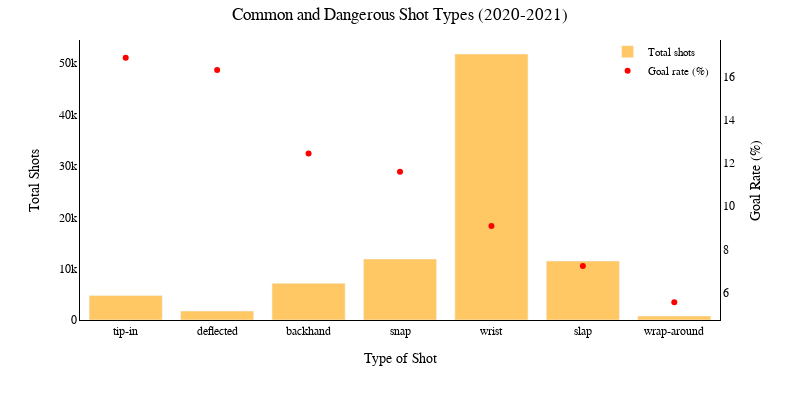

Notebook source saved alongside this figure:
### Markdown cell above
### First Figure_choice

### Code cell
order = ratios.sort_values(ascending=False).index

ratios_sorted = ratios.loc[order]
sums_shots_sorted = sums_shots.loc[order]

fig = go.Figure()

# Bar: total shots
fig.add_trace(go.Bar(
    x=sums_shots_sorted.index.astype(str),
    y=sums_shots_sorted.values,
    name="Total shots",
    marker_color="orange",
    opacity=0.6,
    yaxis="y1"
))

# Line: ratio (%) of goals, second axis
fig.add_trace(go.Scatter(
    x=ratios_sorted.index.astype(str),
    y=ratios_sorted.values,
    name="Goal rate (%)",
    mode="markers",
    marker=dict(color="red"),
    yaxis="y2"
))

# Layout with dual y-axes

family_titles="Times New Roman"
fig.update_layout(
    plot_bgcolor="white",
    paper_bgcolor="white",
    title=dict(
    text="Common and Dangerous Shot Types (2020-2021)",
    font=dict(size=17, family=family_titles, color="black"),  # title font
    x=0.5,
    pad=dict(t=1)

    ),
    xaxis=dict(
        title=dict(
            text="Type of Shot",
            font=dict(size=14, family=family_titles, color="black")
        ),
        tickfont=dict(size=12, family=family_titles, color="black"),
        showgrid=False,
        zeroline=False,      
        showline=True,       
        linecolor="black",   
        linewidth=1        
    ),
    yaxis=dict(
        title=dict(
            text="Total Shots",
            font=dict(size=14, family=family_titles, color="black")
        ),
        tickfont=dict(size=12, family=family_titles, color="black"),
        showgrid=False,
        zeroline=False,      
        showline=True,       
        linecolor="black",   
        linewidth=1        
    ),
    yaxis2=dict(
        title=dict(
            text="Goal Rate (%)",
            font=dict(size=14, family=family_titles, color="black")
        ),
        tickfont=dict(size=12, family=family_titles, color="black"),
        overlaying="y",
        side="right",
        showgrid=False,
        zeroline=False,      
        showline=True,       
        linecolor="black",   
        linewidth=1        
    ),
    legend=dict(
        x=0.99, y=1.01,              
        xanchor="right", yanchor="top",
        font=dict(size=11, family=family_titles, color="black"),
        bgcolor="rgba(255,255,255,0.5)"  # optional background
    ),
    barmode="group",
    margin=dict(t=40)
    )

#fig.add_annotation(
#    text=caption,
#    xref="paper", yref="paper",
#    x=1.1, y=-0.4,
#    showarrow=False,
#    font=dict(size=12, family=family_titles, color="black"),
#    align="left"
#)
fig.update_layout(width=800, height=400)
fig.write_image(OUT_PATH_VIS+"Shot_Types_2020_2021.svg")   # SVG
fig.write_image(OUT_PATH_VIS+"Shot_Types_2020_2021.png", scale=5)
fig.show()

### Figure 1 — Plotly figure (JSON) as saved in the notebook; plotly's stock layout.template omitted (floating-point values rounded to 4 significant figures)
{"data": [{"marker": {"color": "orange"}, "name": "Total shots", "opacity": 0.6, "type": "bar", "x": ["tip-in", "deflected", "backhand", "snap", "wrist", "slap", "wrap-around"], "y": [4756, 1739, 7149, 11875, 51806, 11481, 776], "yaxis": "y"}, {"marker": {"color": "red"}, "mode": "markers", "name": "Goal rate (%)", "type": "scatter", "x": ["tip-in", "deflected", "backhand", "snap", "wrist", "slap", "wrap-around"], "y": [16.9, 16.33, 12.45, 11.6, 9.08, 7.23, 5.54], "yaxis": "y2"}], "layout": {"barmode": "group", "height": 400, "legend": {"bgcolor": "rgba(255,255,255,0.5)", "font": {"color": "black", "family": "Times New Roman", "size": 11}, "x": 0.99, "xanchor": "right", "y": 1.01, "yanchor": "top"}, "margin": {"t": 40}, "paper_bgcolor": "white", "plot_bgcolor": "white", "title": {"font": {"color": "black", "family": "Times New Roman", "size": 17}, "pad": {"t": 1}, "text": "Common and Dangerous Shot Types (2020-2021)", "x": 0.5}, "width": 800, "xaxis": {"linecolor": "black", "linewidth": 1, "showgrid": false, "showline": true, "tickfont": {"color": "black", "family": "Times New Roman", "size": 12}, "title": {"font": {"color": "black", "family": "Times New Roman", "size": 14}, "text": "Type of Shot"}, "zeroline": false}, "yaxis": {"linecolor": "black", "linewidth": 1, "showgrid": false, "showline": true, "tickfont": {"color": "black", "family": "Times New Roman", "size": 12}, "title": {"font": {"color": "black", "family": "Times New Roman", "size": 14}, "text": "Total Shots"}, "zeroline": false}, "yaxis2": {"linecolor": "black", "linewidth": 1, "overlaying": "y", "showgrid": false, "showline": true, "side": "right", "tickfont": {"color": "black", "family": "Times New Roman", "size": 12}, "title": {"font": {"color": "black", "family": "Times New Roman", "size": 14}, "text": "Goal Rate (%)"}, "zeroline": false}}}
